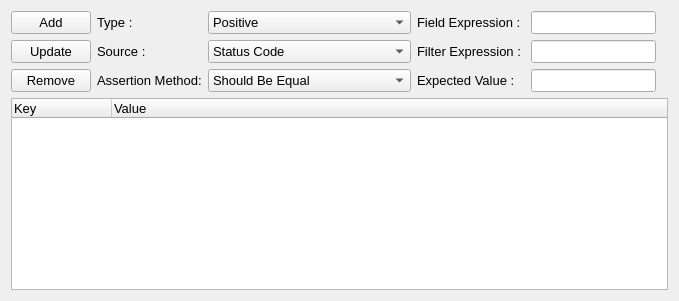
             <widget class="QWidget" name="tab_6">
              <attribute name="title">
               <string>Assertion</string>
              </attribute>
              <layout class="QHBoxLayout" name="horizontalLayout_4">
               <item>
                <layout class="QGridLayout" name="gridLayout_43">
                 <item row="3" column="0" colspan="9">
                  <widget class="QTreeWidget" name="table_assertion_rule">
                   <property name="font">
                    <font>
                     <family>Segoe UI</family>
                     <pointsize>10</pointsize>
                    </font>
                   </property>
                   <property name="frameShape">
                    <enum>QFrame::StyledPanel</enum>
                   </property>
                   <property name="selectionMode">
                    <enum>QAbstractItemView::SingleSelection</enum>
                   </property>
                   <column>
                    <property name="text">
                     <string>Key</string>
                    </property>
                   </column>
                   <column>
                    <property name="text">
                     <string>Value</string>
                    </property>
                   </column>
                  </widget>
                 </item>
                 <item row="1" column="6">
                  <widget class="QLineEdit" name="textbox_assertion_rule_expression">
                   <property name="font">
                    <font>
                     <family>Segoe UI</family>
                     <pointsize>10</pointsize>
                    </font>
                   </property>
                  </widget>
                 </item>
                 <item row="2" column="6">
                  <widget class="QLineEdit" name="textbox_assertion_rule_expected_value">
                   <property name="font">
                    <font>
                     <family>Segoe UI</family>
                     <pointsize>10</pointsize>
                    </font>
                   </property>
                  </widget>
                 </item>
                 <item row="1" column="2">
                  <widget class="QLabel" name="label_assertion_type_2">
                   <property name="font">
                    <font>
                     <family>Segoe UI</family>
                     <pointsize>10</pointsize>
                    </font>
                   </property>
                   <property name="text">
                    <string>Source :</string>
                   </property>
                  </widget>
                 </item>
                 <item row="0" column="2">
                  <widget class="QLabel" name="label_assertion_type">
                   <property name="font">
                    <font>
                     <family>Segoe UI</family>
                     <pointsize>10</pointsize>
                    </font>
                   </property>
                   <property name="text">
                    <string>Type :</string>
                   </property>
                  </widget>
                 </item>
                 <item row="2" column="5">
                  <widget class="QLabel" name="label_6">
                   <property name="font">
                    <font>
                     <family>Segoe UI</family>
                     <pointsize>10</pointsize>
                    </font>
                   </property>
                   <property name="text">
                    <string>Expected Value : </string>
                   </property>
                  </widget>
                 </item>
                 <item row="2" column="2">
                  <widget class="QLabel" name="label_assertion_type_3">
                   <property name="font">
                    <font>
                     <family>Segoe UI</family>
                     <pointsize>10</pointsize>
                    </font>
                   </property>
                   <property name="text">
                    <string>Assertion Method:</string>
                   </property>
                  </widget>
                 </item>
                 <item row="1" column="5">
                  <widget class="QLabel" name="label_7">
                   <property name="font">
                    <font>
                     <family>Segoe UI</family>
                     <pointsize>10</pointsize>
                    </font>
                   </property>
                   <property name="text">
                    <string>Filter Expression : </string>
                   </property>
                  </widget>
                 </item>
                 <item row="0" column="5">
                  <widget class="QLabel" name="label_8">
                   <property name="font">
                    <font>
                     <family>Segoe UI</family>
                     <pointsize>10</pointsize>
                    </font>
                   </property>
                   <property name="text">
                    <string>Field Expression : </string>
                   </property>
                  </widget>
                 </item>
                 <item row="0" column="6">
                  <widget class="QLineEdit" name="textbox_assertion_rule_field_expression">
                   <property name="font">
                    <font>
                     <family>Segoe UI</family>
                     <pointsize>10</pointsize>
                    </font>
                   </property>
                  </widget>
                 </item>
                 <item row="0" column="3" colspan="2">
                  <widget class="QComboBox" name="comboBox_assertion_type">
                   <property name="font">
                    <font>
                     <family>Segoe UI</family>
                     <pointsize>10</pointsize>
                    </font>
                   </property>
                   <item>
                    <property name="text">
                     <string>Positive</string>
                    </property>
                   </item>
                   <item>
                    <property name="text">
                     <string>Negative</string>
                    </property>
                   </item>
                  </widget>
                 </item>
                 <item row="1" column="3" colspan="2">
                  <widget class="QComboBox" name="comboBox_assertion_source">
                   <property name="font">
                    <font>
                     <family>Segoe UI</family>
                     <pointsize>10</pointsize>
                    </font>
                   </property>
                   <item>
                    <property name="text">
                     <string>Status Code</string>
                    </property>
                   </item>
                   <item>
                    <property name="text">
                     <string>Body</string>
                    </property>
                   </item>
                   <item>
                    <property name="text">
                     <string>Header</string>
                    </property>
                   </item>
                  </widget>
                 </item>
                 <item row="2" column="3" colspan="2">
                  <widget class="QComboBox" name="comboBox_assertion_method">
                   <property name="maximumSize">
                    <size>
                     <width>16777215</width>
                     <height>16777215</height>
                    </size>
                   </property>
                   <property name="font">
                    <font>
                     <family>Segoe UI</family>
                     <pointsize>10</pointsize>
                    </font>
                   </property>
                   <item>
                    <property name="text">
                     <string>Should Be Equal</string>
                    </property>
                   </item>
                   <item>
                    <property name="text">
                     <string>Should Be True</string>
                    </property>
                   </item>
                   <item>
                    <property name="text">
                     <string>Should Be Contain</string>
                    </property>
                   </item>
                   <item>
                    <property name="text">
                     <string>Should Not Contain</string>
                    </property>
                   </item>
                   <item>
                    <property name="text">
                     <string>Should Be Empty</string>
                    </property>
                   </item>
                   <item>
                    <property name="text">
                     <string>Should Not Be Empty</string>
                    </property>
                   </item>
                   <item>
                    <property name="text">
                     <string>Should Not Be True</string>
                    </property>
                   </item>
                   <item>
                    <property name="text">
                     <string>Should Be Equal</string>
                    </property>
                   </item>
                   <item>
                    <property name="text">
                     <string>Should Be Equal As Integers</string>
                    </property>
                   </item>
                   <item>
                    <property name="text">
                     <string>Should Be Equal As Numbers</string>
                    </property>
                   </item>
                   <item>
                    <property name="text">
                     <string>Should Be Equal As Strings</string>
                    </property>
                   </item>
                  </widget>
                 </item>
                 <item row="0" column="0" colspan="2">
                  <widget class="QPushButton" name="btn_add_assertion_rule">
                   <property name="font">
                    <font>
                     <family>Segoe UI</family>
                     <pointsize>10</pointsize>
                    </font>
                   </property>
                   <property name="text">
                    <string>Add</string>
                   </property>
                  </widget>
                 </item>
                 <item row="1" column="0" colspan="2">
                  <widget class="QPushButton" name="btn_update_assertion_rule">
                   <property name="font">
                    <font>
                     <family>Segoe UI</family>
                     <pointsize>10</pointsize>
                    </font>
                   </property>
                   <property name="text">
                    <string>Update</string>
                   </property>
                  </widget>
                 </item>
                 <item row="2" column="0" colspan="2">
                  <widget class="QPushButton" name="btn_remove_assertion_rule">
                   <property name="font">
                    <font>
                     <family>Segoe UI</family>
                     <pointsize>10</pointsize>
                    </font>
                   </property>
                   <property name="text">
                    <string>Remove</string>
                   </property>
                  </widget>
                 </item>
                </layout>
               </item>
              </layout>
             </widget>
